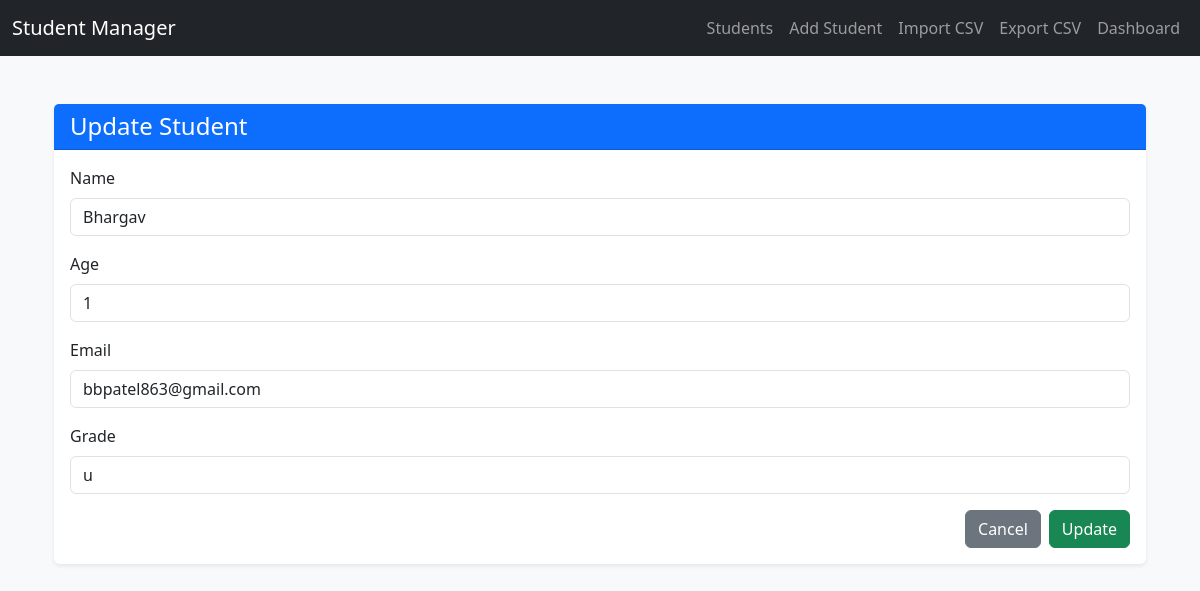
The page /update/4/ on the database its author committed.
### student_app/models.py (models this page shows, shortened)
class Student(models.Model):
    name = models.CharField(max_length=100)
    age = models.IntegerField()
    email = models.EmailField()
    grade = models.CharField(max_length=2)

### student_app/views.py (the view)
# urls.py: path('update/<int:pk>/', views.student_update, name='student_update'),
def student_update(request, pk):
    student = get_object_or_404(Student, pk=pk)
    if request.method == 'POST':
        form = StudentForm(request.POST, instance=student)
        if form.is_valid():
            form.save()
            messages.success(request, "Student updated successfully.")
            return redirect('student_list')
    else:
        form = StudentForm(instance=student)
    return render(request, 'student_form.html', {'form': form})

### student_app/forms.py
class StudentForm(forms.ModelForm):
    class Meta:
        model = Student
        fields = '__all__'
    def __init__(self, *args, **kwargs):
        super(StudentForm, self).__init__(*args, **kwargs)
        for field in self.fields.values():
            field.widget.attrs['class'] = 'form-control'

### student_app/templates/student_form.html (shortened to what this page needs)
{% extends 'base.html' %}
{% block content %}
<div class="container mt-5">
    <div class="card shadow-sm border-0">
        <div class="card-header bg-primary text-white">
            <h4 class="mb-0">
                {{ form.instance.pk|yesno:"Update Student,Create Student" }}
            </h4>
        </div>
        <div class="card-body">
            <form method="POST" novalidate>
                {% for field in form %}
                    <div class="mb-3">
                        <label class="form-label">{{ field.label }}</label>
                        {{ field }}
                    </div>
                {% endfor %}
                <div class="d-flex justify-content-end">
                    <a href="{% url 'student_list' %}" class="btn btn-secondary me-2">Cancel</a>
                    <button type="submit" class="btn btn-success">
                        {{ form.instance.pk|yesno:"Update,Create" }}
                    </button>
                </div>
            </form>
        </div>
    </div>
</div>
{% endblock %}

### rows shown on the page
Student: instance.pk "Update Student", form "Bhargav" "1" "bbpatel863@gmail.com" "u", instance.pk "Update"

### other values the page prints
{{ field.label }} "Name" "Age" "Email" "Grade"
